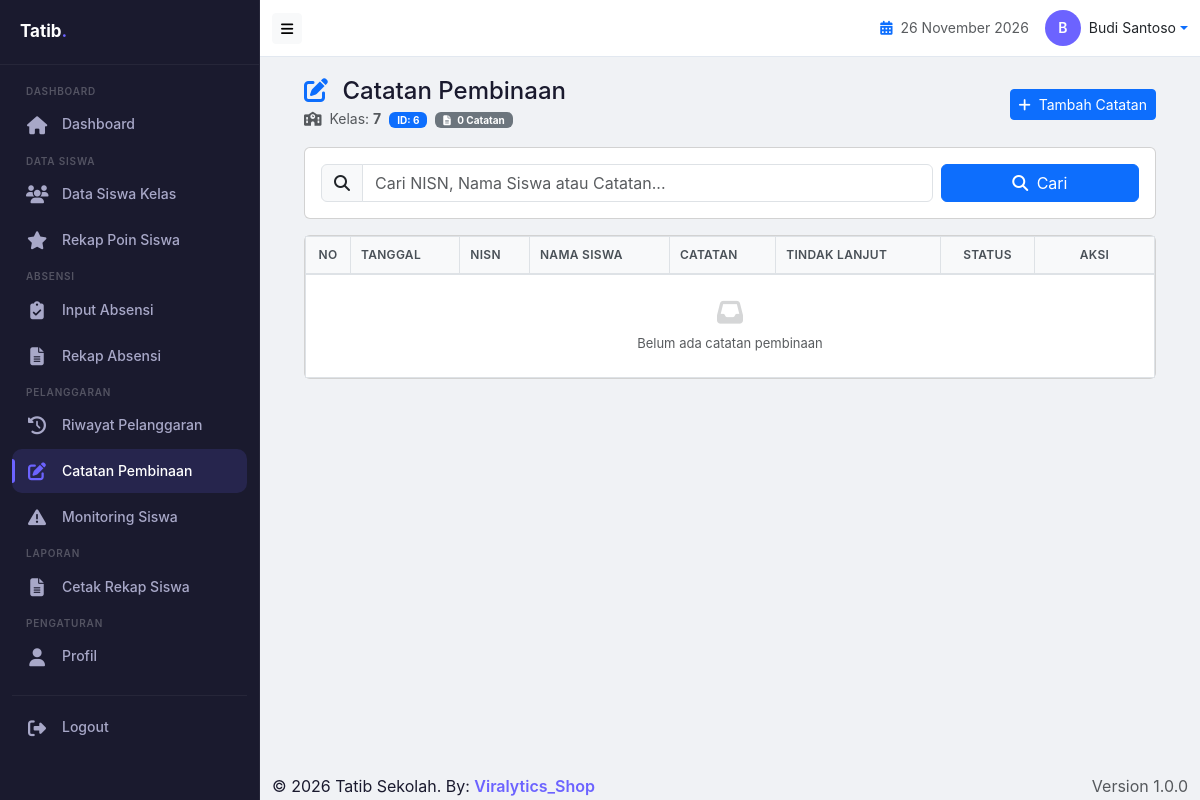
The page /walikelas/catatan_pembinaan.php (signed in) on the database its author committed.
### tables this page shows
CREATE TABLE `users` (
  `id` int(11) NOT NULL,
  `username` varchar(50) NOT NULL,
  `password` varchar(255) NOT NULL,
  `nama_lengkap` varchar(100) NOT NULL,
  `nip` varchar(20) DEFAULT NULL,
  `role` enum('admin','guru','bk','walikelas') DEFAULT 'guru',
  `jabatan` varchar(50) DEFAULT NULL,
  `no_hp` varchar(15) DEFAULT NULL,
  `foto` varchar(100) DEFAULT NULL,
  `is_piket` tinyint(1) DEFAULT '0',
  `is_bk` tinyint(1) DEFAULT '0',
  `is_walikelas` tinyint(1) DEFAULT '0',
  `created_at` timestamp NOT NULL DEFAULT CURRENT_TIMESTAMP
);

CREATE TABLE `kelas` (
  `id` int(11) NOT NULL,
  `nama_kelas` varchar(20) NOT NULL,
  `tingkat` varchar(10) DEFAULT NULL,
  `jurusan` varchar(20) DEFAULT NULL,
  `wali_kelas_id` int(11) DEFAULT NULL,
  `tahun_ajaran` varchar(20) DEFAULT NULL,
  `created_at` timestamp NOT NULL DEFAULT CURRENT_TIMESTAMP
);

### includes/config.php (called while the page is built, shortened)
<?php
require_once APP_PATH . 'includes/db.php';
function isLoggedIn() {
    return isset($_SESSION['user_id']) && isset($_SESSION['username']);
}
function checkLogin() {
    $user = getCurrentUser();
    return true;
}
function getCurrentUser() {
    if (isLoggedIn()) {
        $conn = getDB();
        $id = (int)$_SESSION['user_id'];
        $query = "SELECT * FROM users WHERE id = $id";
        $result = $conn->query($query);
        if ($result && $result->num_rows > 0) {
            return $result->fetch_assoc();
        }
    }
    return null;
}
?>

### includes/db.php (called while the page is built, shortened)
<?php
function getDB() {
    try {
        $conn = new mysqli(DB_HOST, DB_USER, DB_PASS, DB_NAME);
        return $conn;
    } catch (Exception $e) {
        die("Database connection error: " . $e->getMessage());
    }
}
function query($sql) {
    $conn = getDB();
    return $conn->query($sql);
}
function getRow($sql) {
    $result = query($sql);
    return $result->fetch_assoc();
}
function getRows($sql) {
    $result = query($sql);
    $rows = [];
    while ($row = $result->fetch_assoc()) {
        $rows[] = $row;
    }
    return $rows;
}
?>

### walikelas/catatan_pembinaan.php (the view, shortened to what this page needs)
<?php
include '../includes/config.php';
checkLogin();
$user = getCurrentUser();
$kelas_wali = getRow("SELECT * FROM kelas WHERE wali_kelas_id = " . $user['id']);
$kelas_id = $kelas_wali ? $kelas_wali['id'] : 0;
$nama_kelas = $kelas_wali ? $kelas_wali['nama_kelas'] : 'Belum ditentukan';
$catatan_list = [];
if ($kelas_id > 0) {
    $catatan_list = getRows("SELECT c.*, s.nama_siswa, s.nisn
                             FROM catatan_pembinaan c
                             LEFT JOIN siswa s ON c.siswa_id = s.id
                             WHERE s.kelas_id = $kelas_id
                             ORDER BY c.tanggal DESC, c.created_at DESC");
}
$search = isset($_GET['search']) ? $_GET['search'] : '';
include '../includes/header_walikelas.php';
?>
<div class="container-fluid px-2 px-md-3 px-lg-4">
    <div class="d-flex justify-content-between align-items-center flex-wrap mb-3">
        <div>
            <h4 class="mb-0">
                <i class="fas fa-edit text-primary me-2"></i> Catatan Pembinaan
            </h4>
            <small class="text-muted">
                <i class="fas fa-school me-1"></i> Kelas: <strong><?= htmlspecialchars($nama_kelas) ?></strong>
                <?php if ($kelas_id > 0): ?>
                    <span class="badge bg-primary ms-1">ID: <?= $kelas_id ?></span>
                <?php endif; ?>
                <span class="badge bg-secondary ms-1">
                    <i class="fas fa-file-alt me-1"></i> <?= count($catatan_list) ?> Catatan
                </span>
            </small>
        </div>
        <button class="btn btn-primary btn-sm" data-bs-toggle="modal" data-bs-target="#modalCatatan">
            <i class="fas fa-plus me-1"></i> Tambah Catatan
        </button>
    </div>
    <?php if ($kelas_id == 0): ?>
        <div class="alert alert-warning">
            <i class="fas fa-exclamation-triangle me-2"></i>
            Anda belum ditugaskan sebagai wali kelas. Silahkan hubungi administrator.
        </div>
    <?php else: ?>
    <div class="card mb-3">
        <div class="card-body">
            <form method="GET" action="" class="row g-2">
                <div class="col-md-9">
                    <div class="input-group">
                        <span class="input-group-text"><i class="fas fa-search"></i></span>
                        <input type="text" class="form-control" name="search"
                               placeholder="Cari NISN, Nama Siswa atau Catatan..."
                               value="<?= htmlspecialchars($search) ?>">
                    </div>
                </div>
                <div class="col-md-3">
                    <button type="submit" class="btn btn-primary w-100">
                        <i class="fas fa-search me-1"></i> Cari
                    </button>
                </div>
            </form>
        </div>
    </div>
    <div class="card">
        <div class="card-body p-0">
            <div class="table-responsive">
                <table class="table table-bordered table-hover mb-0">
                    <thead class="table-light">
                        <tr>
                            <th width="45" class="text-center">No</th>
                            <th>Tanggal</th>
                            <th>NISN</th>
                            <th>Nama Siswa</th>
                            <th>Catatan</th>
                            <th>Tindak Lanjut</th>
                            <th class="text-center">Status</th>
                            <th class="text-center" width="120">Aksi</th>
                        </tr>
                    </thead>
                    <tbody>
                        <?php if (!empty($catatan_list)): ?>
                            <?php $no = 1; foreach ($catatan_list as $catatan): ?>
                                <tr>
                                    <td class="text-center"><?= $no++ ?></td>
                                    <td><?= formatTanggalIndo($catatan['tanggal']) ?></td>
                                    <td><span class="badge bg-light text-dark"><?= htmlspecialchars($catatan['nisn'] ?? '-') ?></span></td>
                                    <td><strong><?= htmlspecialchars($catatan['nama_siswa']) ?></strong></td>
                                    <td><?= htmlspecialchars(substr($catatan['catatan'], 0, 50)) ?><?= strlen($catatan['catatan']) > 50 ? '...' : '' ?></td>
                                    <td><?= htmlspecialchars(substr($catatan['tindak_lanjut'] ?? '-', 0, 50)) ?><?= strlen($catatan['tindak_lanjut'] ?? '') > 50 ? '...' : '' ?></td>
                                    <td class="text-center">
                                        <span class="badge bg-<?= $catatan['status'] == 'selesai' ? 'success' : 'warning' ?>">
                                            <?= $catatan['status'] == 'selesai' ? 'Selesai' : 'Pending' ?>
                                        </span>
                                    </td>
                                    <td class="text-center">
                                        <div class="btn-group btn-group-sm" role="group">
                                            <button class="btn btn-outline-primary" onclick="editCatatan(<?= $catatan['id'] ?>)" title="Edit">
                                                <i class="fas fa-edit"></i>
                                            </button>
                                            <button class="btn btn-outline-danger" onclick="hapusCatatan(<?= $catatan['id'] ?>)" title="Hapus">
                                                <i class="fas fa-trash"></i>
                                            </button>
                                        </div>
                                    </td>
                                </tr>
                            <?php endforeach; ?>
                        <?php else: ?>
                            <tr>
                                <td colspan="8" class="text-center text-muted py-4">
                                    <i class="fas fa-inbox fa-2x mb-2 d-block opacity-25"></i>
                                    Belum ada catatan pembinaan
                                </td>
                            </tr>
                        <?php endif; ?>
                    </tbody>
                </table>
            </div>
        </div>
    </div>
    <?php endif; ?>
</div>
<?php include '../includes/footer.php'; ?>

### includes/header_walikelas.php (shortened to what this page needs)
<?php
$user = getCurrentUser();
?>
<!DOCTYPE html>
<html lang="id">
<head>
    <link href="https://cdn.jsdelivr.net/npm/bootstrap@5.3.0/dist/css/bootstrap.min.css" rel="stylesheet">
    <link href="https://cdnjs.cloudflare.com/ajax/libs/font-awesome/6.4.0/css/all.min.css" rel="stylesheet">
</head>
<body>
    <div class="app-wrapper">
        <?php include APP_PATH . 'includes/sidebar_walikelas.php'; ?>
        <div class="main-content">
            <nav class="navbar navbar-custom">
                <div class="container-fluid">
                    <div class="d-flex align-items-center">
                        <button class="btn btn-sm btn-light d-none d-md-block" onclick="toggleSidebarPC()">
                            <i class="fas fa-bars"></i>
                        </button>
                    </div>
                    <div class="d-flex align-items-center ms-auto">
                        <span class="me-3 d-none d-sm-inline text-muted" style="font-size:14px;">
                            <i class="fas fa-calendar-alt text-primary me-1"></i>
                            <?= date('d F Y') ?>
                        </span>
                        <div class="dropdown">
                            <a href="#" class="d-flex align-items-center text-decoration-none dropdown-toggle" data-bs-toggle="dropdown">
                                <div class="avatar-circle">
                                    <?= strtoupper(substr($user['nama_lengkap'] ?? 'U', 0, 1)) ?>
                                </div>
                                <span class="ms-2 d-none d-md-inline text-dark" style="font-size:14px;">
                                    <?= $user['nama_lengkap'] ?? 'User' ?>
                                </span>
                            </a>
                        </div>
                    </div>
                </div>
            </nav>
            <div class="content-wrapper">

### includes/sidebar_walikelas.php (style rules this page uses)
:root { --primary: #6C63FF; --sidebar-bg: #1A1A2E; --sidebar-text: #A8A8C8; --sidebar-hover: rgba(108, 99, 255, 0.1); --sidebar-active: rgba(108, 99, 255, 0.15); --sidebar-border: rgba(255,255,255,0.05); --sidebar-width: 260px; --body-bg: #F0F2F5; --dark: #1A1A2E; --gray-light: #E2E8F0; }
* { margin: 0; padding: 0; box-sizing: border-box; }
body { font-family: -apple-system, BlinkMacSystemFont, 'Segoe UI', Roboto, 'Helvetica Neue', Arial, sans-serif; background: var(--body-bg); color: var(--dark); line-height: 1.6; overflow-x: hidden; }
.app-wrapper { display: flex; min-height: 100vh; }
.main-content { margin-left: var(--sidebar-width); flex: 1; min-height: 100vh; display: flex; flex-direction: column; background: var(--body-bg); }
.navbar-custom { background: #fff; border-bottom: 1px solid var(--gray-light); padding: 10px 0; flex-shrink: 0; }
.navbar-custom .avatar-circle { width: 36px; height: 36px; border-radius: 50%; background: var(--primary); color: #fff; display: flex; align-items: center; justify-content: center; font-weight: 600; font-size: 14px; }
.content-wrapper { flex: 1; padding: 20px; background: var(--body-bg); }
@media (min-width: 769px) { .main-content { margin-left: var(--sidebar-width) !important; } }

### walikelas/catatan_pembinaan.php (style rules this page uses)
.table-bordered { border: 1px solid #dee2e6; }
.table-bordered th, .table-bordered td { border: 1px solid #dee2e6; padding: 8px 10px; vertical-align: middle; }
.table thead th { background: #f8f9fa; font-weight: 600; font-size: 12px; text-transform: uppercase; letter-spacing: 0.3px; color: #495057; border-bottom: 2px solid #dee2e6; }
.table tbody td { font-size: 13px; }
.badge { font-size: 10px !important; padding: 3px 8px !important; }

### rows shown on the page
users: nama_lengkap "B", nama_lengkap "Budi Santoso"
kelas: nama_kelas "7", id "6"

### other values the page prints
count($catatan_list) "0"
APP_NAME "Tatib Sekolah"
APP_VERSION "1.0.0"
